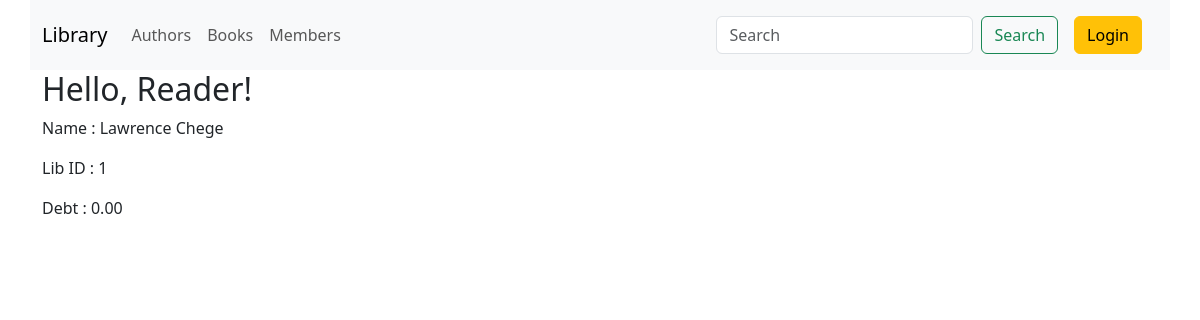
The app's page /members/1/ with its own data.
### library/models.py (models this page shows, shortened)
class Member(models.Model):
    first_name = models.CharField(max_length=100)
    last_name = models.CharField(max_length=100)
    library_id = models.CharField(max_length=12, unique=True)
    user = models.ForeignKey(User, on_delete=models.CASCADE)
    outstanding_debt = models.DecimalField(max_digits=8, decimal_places=2, default=0)

### library/views.py (the view)
# urls.py: path(r"members/<int:id>/", member_detail, name='member_detail'),
def member_detail(request, id):
    member = get_object_or_404(Member, id=id)
    return render(request, 'members/detail.html', {'member': member})

### library/templates/members/detail.html
{% extends 'base.html' %} {% block content%}
<div class="container">
  <h2>Hello, {{user.username|default:'Reader'}}!</h2>
  <p>Name : {{member.first_name}} {{member.last_name}}</p>
  <p>Lib ID : {{member.library_id}}</p>
  <p>Debt : {{member.outstanding_debt}}</p>
</div>
{% endblock %}

### records on screen
Member: first_name "Lawrence", last_name "Chege", library_id "1", outstanding_debt "0.00"

### other values on screen
{{ user.username|default:'Reader' }} "Reader"
